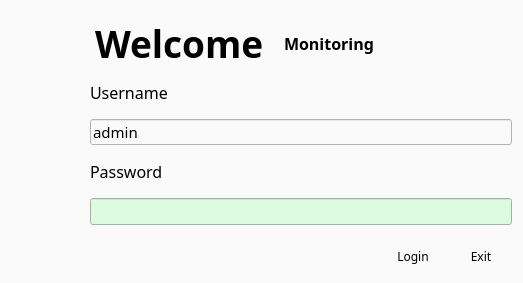
<?xml version="1.0" encoding="UTF-8"?>
<ui version="4.0">
 <class>VSCLogin</class>
 <widget class="QDialog" name="VSCLogin">
  <property name="geometry">
   <rect>
    <x>0</x>
    <y>0</y>
    <width>523</width>
    <height>283</height>
   </rect>
  </property>
  <property name="minimumSize">
   <size>
    <width>523</width>
    <height>283</height>
   </size>
  </property>
  <property name="maximumSize">
   <size>
    <width>523</width>
    <height>283</height>
   </size>
  </property>
  <property name="font">
   <font>
    <family>나눔스퀘어_ac</family>
   </font>
  </property>
  <property name="contextMenuPolicy">
   <enum>Qt::DefaultContextMenu</enum>
  </property>
  <property name="acceptDrops">
   <bool>false</bool>
  </property>
  <property name="windowTitle">
   <string>Avocado' VMS</string>
  </property>
  <property name="windowIcon">
   <iconset resource="vscmainwindows.qrc">
    <normaloff>:/logo/resources/vscsmall32.png</normaloff>:/logo/resources/vscsmall32.png</iconset>
  </property>
  <property name="windowOpacity">
   <double>1.000000000000000</double>
  </property>
  <property name="autoFillBackground">
   <bool>false</bool>
  </property>
  <property name="styleSheet">
   <string notr="true">background-color: rgb(250,250,250);</string>
  </property>
  <property name="sizeGripEnabled">
   <bool>false</bool>
  </property>
  <layout class="QVBoxLayout" name="verticalLayout_3">
   <item>
    <layout class="QHBoxLayout" name="horizontalLayout_2">
     <property name="spacing">
      <number>20</number>
     </property>
     <item>
      <widget class="QPushButton" name="pushButton">
       <property name="minimumSize">
        <size>
         <width>64</width>
         <height>64</height>
        </size>
       </property>
       <property name="maximumSize">
        <size>
         <width>64</width>
         <height>64</height>
        </size>
       </property>
       <property name="font">
        <font>
         <family>나눔스퀘어_ac</family>
        </font>
       </property>
       <property name="text">
        <string/>
       </property>
       <property name="icon">
        <iconset resource="vscmainwindows.qrc">
         <normaloff>:/logo/resources/vscsmall.png</normaloff>:/logo/resources/vscsmall.png</iconset>
       </property>
       <property name="iconSize">
        <size>
         <width>64</width>
         <height>64</height>
        </size>
       </property>
       <property name="autoDefault">
        <bool>true</bool>
       </property>
       <property name="flat">
        <bool>true</bool>
       </property>
      </widget>
     </item>
     <item>
      <widget class="QLabel" name="label_3">
       <property name="font">
        <font>
         <family>나눔스퀘어_ac</family>
         <pointsize>28</pointsize>
         <weight>75</weight>
         <bold>true</bold>
        </font>
       </property>
       <property name="text">
        <string>Welcome</string>
       </property>
      </widget>
     </item>
     <item>
      <widget class="QLabel" name="label_4">
       <property name="font">
        <font>
         <family>나눔스퀘어_ac</family>
         <pointsize>12</pointsize>
         <weight>75</weight>
         <bold>true</bold>
        </font>
       </property>
       <property name="styleSheet">
        <string notr="true"/>
       </property>
       <property name="text">
        <string>Monitoring</string>
       </property>
      </widget>
     </item>
     <item>
      <spacer name="horizontalSpacer">
       <property name="orientation">
        <enum>Qt::Horizontal</enum>
       </property>
       <property name="sizeHint" stdset="0">
        <size>
         <width>40</width>
         <height>20</height>
        </size>
       </property>
      </spacer>
     </item>
    </layout>
   </item>
   <item>
    <layout class="QHBoxLayout" name="horizontalLayout">
     <property name="spacing">
      <number>15</number>
     </property>
     <item>
      <layout class="QVBoxLayout" name="verticalLayout_2">
       <item>
        <spacer name="verticalSpacer">
         <property name="orientation">
          <enum>Qt::Vertical</enum>
         </property>
         <property name="sizeHint" stdset="0">
          <size>
           <width>20</width>
           <height>40</height>
          </size>
         </property>
        </spacer>
       </item>
       <item>
        <widget class="QWidget" name="widget" native="true">
         <property name="minimumSize">
          <size>
           <width>64</width>
           <height>64</height>
          </size>
         </property>
         <property name="maximumSize">
          <size>
           <width>64</width>
           <height>64</height>
          </size>
         </property>
         <property name="font">
          <font>
           <family>나눔스퀘어_ac</family>
          </font>
         </property>
        </widget>
       </item>
      </layout>
     </item>
     <item>
      <layout class="QVBoxLayout" name="verticalLayout">
       <property name="spacing">
        <number>15</number>
       </property>
       <item>
        <widget class="QLabel" name="label">
         <property name="font">
          <font>
           <family>나눔스퀘어_ac</family>
           <pointsize>12</pointsize>
           <weight>50</weight>
           <italic>false</italic>
           <bold>false</bold>
          </font>
         </property>
         <property name="styleSheet">
          <string notr="true"/>
         </property>
         <property name="text">
          <string>Username</string>
         </property>
        </widget>
       </item>
       <item>
        <widget class="QLineEdit" name="username">
         <property name="minimumSize">
          <size>
           <width>0</width>
           <height>25</height>
          </size>
         </property>
         <property name="maximumSize">
          <size>
           <width>16777215</width>
           <height>16777215</height>
          </size>
         </property>
         <property name="palette">
          <palette>
           <active>
            <colorrole role="Button">
             <brush brushstyle="SolidPattern">
              <color alpha="255">
               <red>250</red>
               <green>250</green>
               <blue>250</blue>
              </color>
             </brush>
            </colorrole>
            <colorrole role="Base">
             <brush brushstyle="SolidPattern">
              <color alpha="255">
               <red>250</red>
               <green>250</green>
               <blue>250</blue>
              </color>
             </brush>
            </colorrole>
            <colorrole role="Window">
             <brush brushstyle="SolidPattern">
              <color alpha="255">
               <red>250</red>
               <green>250</green>
               <blue>250</blue>
              </color>
             </brush>
            </colorrole>
           </active>
           <inactive>
            <colorrole role="Button">
             <brush brushstyle="SolidPattern">
              <color alpha="255">
               <red>250</red>
               <green>250</green>
               <blue>250</blue>
              </color>
             </brush>
            </colorrole>
            <colorrole role="Base">
             <brush brushstyle="SolidPattern">
              <color alpha="255">
               <red>250</red>
               <green>250</green>
               <blue>250</blue>
              </color>
             </brush>
            </colorrole>
            <colorrole role="Window">
             <brush brushstyle="SolidPattern">
              <color alpha="255">
               <red>250</red>
               <green>250</green>
               <blue>250</blue>
              </color>
             </brush>
            </colorrole>
           </inactive>
           <disabled>
            <colorrole role="Button">
             <brush brushstyle="SolidPattern">
              <color alpha="255">
               <red>250</red>
               <green>250</green>
               <blue>250</blue>
              </color>
             </brush>
            </colorrole>
            <colorrole role="Base">
             <brush brushstyle="SolidPattern">
              <color alpha="255">
               <red>250</red>
               <green>250</green>
               <blue>250</blue>
              </color>
             </brush>
            </colorrole>
            <colorrole role="Window">
             <brush brushstyle="SolidPattern">
              <color alpha="255">
               <red>250</red>
               <green>250</green>
               <blue>250</blue>
              </color>
             </brush>
            </colorrole>
           </disabled>
          </palette>
         </property>
         <property name="font">
          <font>
           <family>나눔스퀘어_ac</family>
           <pointsize>11</pointsize>
          </font>
         </property>
         <property name="autoFillBackground">
          <bool>false</bool>
         </property>
         <property name="styleSheet">
          <string notr="true"/>
         </property>
         <property name="text">
          <string>admin</string>
         </property>
         <property name="frame">
          <bool>true</bool>
         </property>
         <property name="readOnly">
          <bool>true</bool>
         </property>
        </widget>
       </item>
       <item>
        <widget class="QLabel" name="label_2">
         <property name="font">
          <font>
           <family>나눔스퀘어_ac</family>
           <pointsize>12</pointsize>
          </font>
         </property>
         <property name="styleSheet">
          <string notr="true"/>
         </property>
         <property name="text">
          <string>Password</string>
         </property>
        </widget>
       </item>
       <item>
        <widget class="QLineEdit" name="passwd">
         <property name="minimumSize">
          <size>
           <width>0</width>
           <height>25</height>
          </size>
         </property>
         <property name="font">
          <font>
           <family>나눔스퀘어_ac</family>
           <pointsize>11</pointsize>
          </font>
         </property>
         <property name="styleSheet">
          <string notr="true">background-color: rgb(221,251,225);</string>
         </property>
         <property name="inputMethodHints">
          <set>Qt::ImhHiddenText|Qt::ImhNoAutoUppercase|Qt::ImhNoPredictiveText|Qt::ImhSensitiveData</set>
         </property>
         <property name="text">
          <string/>
         </property>
         <property name="echoMode">
          <enum>QLineEdit::Password</enum>
         </property>
         <property name="readOnly">
          <bool>false</bool>
         </property>
        </widget>
       </item>
       <item>
        <layout class="QHBoxLayout" name="_2">
         <property name="spacing">
          <number>6</number>
         </property>
         <property name="leftMargin">
          <number>0</number>
         </property>
         <property name="topMargin">
          <number>0</number>
         </property>
         <property name="rightMargin">
          <number>0</number>
         </property>
         <property name="bottomMargin">
          <number>0</number>
         </property>
         <item>
          <spacer>
           <property name="orientation">
            <enum>Qt::Horizontal</enum>
           </property>
           <property name="sizeHint" stdset="0">
            <size>
             <width>131</width>
             <height>31</height>
            </size>
           </property>
          </spacer>
         </item>
         <item>
          <widget class="QPushButton" name="pbLogin">
           <property name="minimumSize">
            <size>
             <width>62</width>
             <height>32</height>
            </size>
           </property>
           <property name="maximumSize">
            <size>
             <width>62</width>
             <height>32</height>
            </size>
           </property>
           <property name="font">
            <font>
             <family>나눔스퀘어_ac</family>
            </font>
           </property>
           <property name="focusPolicy">
            <enum>Qt::NoFocus</enum>
           </property>
           <property name="styleSheet">
            <string notr="true">QPushButton { 
background-image: url(:/action/resources/button.png);}
QPushButton:hover {
background-image: url(:/action/resources/buttonhover.png);}
QPushButton:pressed {
background-image: url(:/action/resources/buttonpress.png);}
</string>
           </property>
           <property name="text">
            <string>Login</string>
           </property>
           <property name="iconSize">
            <size>
             <width>0</width>
             <height>0</height>
            </size>
           </property>
           <property name="autoDefault">
            <bool>false</bool>
           </property>
           <property name="default">
            <bool>false</bool>
           </property>
           <property name="flat">
            <bool>true</bool>
           </property>
          </widget>
         </item>
         <item>
          <widget class="QPushButton" name="pbExit">
           <property name="minimumSize">
            <size>
             <width>62</width>
             <height>32</height>
            </size>
           </property>
           <property name="maximumSize">
            <size>
             <width>62</width>
             <height>32</height>
            </size>
           </property>
           <property name="font">
            <font>
             <family>나눔스퀘어_ac</family>
            </font>
           </property>
           <property name="focusPolicy">
            <enum>Qt::NoFocus</enum>
           </property>
           <property name="autoFillBackground">
            <bool>false</bool>
           </property>
           <property name="styleSheet">
            <string notr="true">QPushButton { 
background-image: url(:/action/resources/button.png);}
QPushButton:hover {
background-image: url(:/action/resources/buttonhover.png);}
QPushButton:pressed {
background-image: url(:/action/resources/buttonpress.png);}
</string>
           </property>
           <property name="text">
            <string>Exit</string>
           </property>
           <property name="iconSize">
            <size>
             <width>0</width>
             <height>0</height>
            </size>
           </property>
           <property name="autoDefault">
            <bool>false</bool>
           </property>
           <property name="flat">
            <bool>true</bool>
           </property>
          </widget>
         </item>
        </layout>
       </item>
      </layout>
     </item>
    </layout>
   </item>
  </layout>
 </widget>
 <resources>
  <include location="vscmainwindows.qrc"/>
 </resources>
 <connections>
  <connection>
   <sender>pbLogin</sender>
   <signal>clicked()</signal>
   <receiver>VSCLogin</receiver>
   <slot>accept()</slot>
   <hints>
    <hint type="sourcelabel">
     <x>278</x>
     <y>253</y>
    </hint>
    <hint type="destinationlabel">
     <x>96</x>
     <y>254</y>
    </hint>
   </hints>
  </connection>
  <connection>
   <sender>pbExit</sender>
   <signal>clicked()</signal>
   <receiver>VSCLogin</receiver>
   <slot>reject()</slot>
   <hints>
    <hint type="sourcelabel">
     <x>369</x>
     <y>253</y>
    </hint>
    <hint type="destinationlabel">
     <x>179</x>
     <y>282</y>
    </hint>
   </hints>
  </connection>
 </connections>
</ui>
